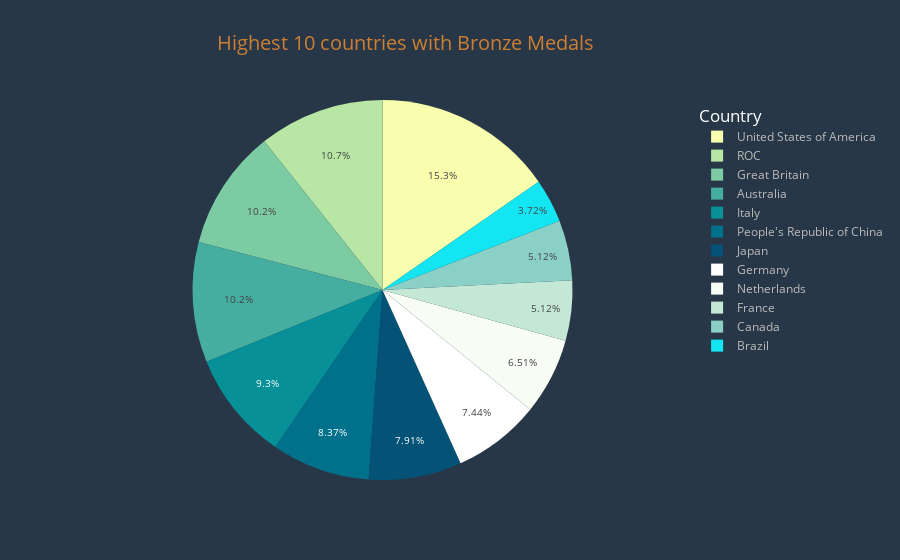

Here is the notebook cell this chart was saved with:
### Code cell
bronze=medals[["Team/NOC","Bronze"]].loc[0:11,:]
fig=px.pie(bronze,names="Team/NOC",values="Bronze",title="Highest 10 countries with Bronze Medals",
          color_discrete_sequence=px.colors.sequential.Bluyl
          )
fig.update_layout(
title_font_color="#CD7F32",paper_bgcolor="#283747",title_font_size=20,title_x=.45,font_color="#bbb",
    plot_bgcolor="#D0D3D4",legend_title_font_size=17,legend_title_font_color="#fff",
    legend_title_text="Country")
fig.update_yaxes(showgrid=False,visible=False,title="percent of commencts")
fig.update_xaxes(tickfont_size=9)
fig.update_traces(textfont_size=10)
fig.show()

### Figure 1 — Plotly figure (JSON) as saved in the notebook; plotly's stock layout.template omitted (floating-point values rounded to 4 significant figures)
{"data": [{"domain": {"x": [0.0, 1.0], "y": [0.0, 1.0]}, "hovertemplate": "Team/NOC=%{label}<br>Bronze=%{value}<extra></extra>", "labels": ["United States of America", "People's Republic of China", "ROC", "Great Britain", "Japan", "Australia", "Italy", "Germany", "Netherlands", "France", "Canada", "Brazil"], "legendgroup": "", "name": "", "showlegend": true, "textfont": {"size": 10}, "type": "pie", "values": [33, 18, 23, 22, 17, 22, 20, 16, 14, 11, 11, 8]}], "layout": {"font": {"color": "#bbb"}, "legend": {"title": {"font": {"color": "#fff", "size": 17}, "text": "Country"}, "tracegroupgap": 0}, "paper_bgcolor": "#283747", "piecolorway": ["rgb(247, 254, 174)", "rgb(183, 230, 165)", "rgb(124, 203, 162)", "rgb(70, 174, 160)", "rgb(8, 144, 153)", "rgb(0, 113, 139)", "rgb(4, 82, 117)"], "plot_bgcolor": "#D0D3D4", "title": {"font": {"color": "#CD7F32", "size": 20}, "text": "Highest 10 countries with Bronze Medals", "x": 0.45}, "xaxis": {"tickfont": {"size": 9}}, "yaxis": {"showgrid": false, "title": {"text": "percent of commencts"}, "visible": false}}}
